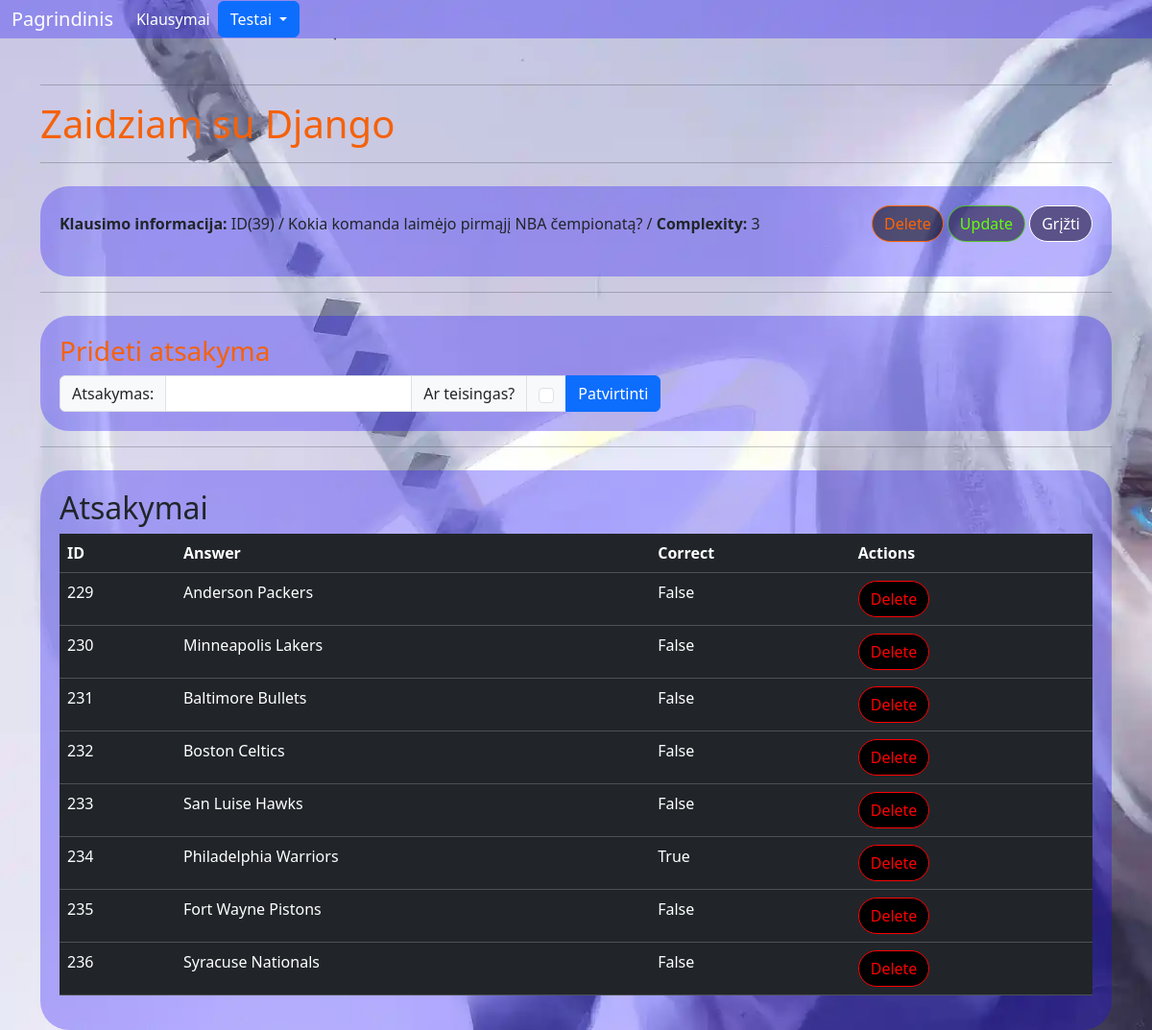
Page /examination/answers/39/ on the committed database.
### examination/models.py (models this page shows, shortened)
class BaseModel(models.Model):
    objects = models.Manager()
    class Meta:
        abstract = True

class TestQuestion(BaseModel):
    COMPLEXITY_LEVEL = [
        ('1', "Easy"),
        ('2', "Medium"),
        ('3', "Hard"),
    ]
    question = models.CharField(max_length=100)
    complexity = models.CharField(max_length=1, choices=COMPLEXITY_LEVEL)
    theme = models.ForeignKey(TestTheme, on_delete=models.CASCADE)

class TestAnswer(BaseModel):
    question = models.ForeignKey(TestQuestion, on_delete=models.CASCADE)
    answer = models.CharField(max_length=250)
    correct = models.BooleanField(default=False)

### examination/views.py (the view)
# urls.py: path('answers/<int:pk>/', views.add_answer, name='add_answer'),
def add_answer(request, pk):
    question = get_object_or_404(TestQuestion, pk=pk)
    answers = TestAnswer.objects.filter(question=question)
    if request.method == 'POST':
        form = TestAnswerForm(request.POST)
        if form.is_valid():
            answer = form.save(commit=False)
            answer.question = question
            answer.save()
            return redirect('examination:add_answer', pk=pk)
    else:
        form = TestAnswerForm()
    context = {
        'question': question,
        'answers': answers,
        'form': form
    }
    return render(request, 'examination/answers.html', context)

### examination/forms.py
class TestAnswerForm(forms.ModelForm):
    class Meta:
        model = TestAnswer
        fields = ['answer', 'correct']

### examination/templates/examination/answers.html (shortened to what this page needs)
{% extends 'home/base.html' %}
{% load static %}
{% block content %}
<div class="container mt-4" style="background-color: rgba(25, 5, 255, 0.3); padding: 20px; border-radius: 30px; margin-top: 20px;">
    <div class="d-flex justify-content-between align-items-center mb-3">
        <div>
            <strong>Klausimo informacija:</strong> ID({{ question.pk }}) / {{ question.question }} / <strong>Complexity:</strong> {{ question.complexity }}
        </div>
        <div>
            <a href="{% url 'examination:delete_question' question.id %}" class="btn btn-custom-delete-btn" onclick="return confirm('DELETE?');">Delete</a>
            <a href="{% url 'examination:update_question' question.id %}" class="btn btn-custom-update-btn">Update</a>
             <a href="{% url 'examination:show_questions' %}" class="btn btn-custom-atgal-btn">Grįžti</a>
        </div>
    </div>
</div>
<hr>
<div class="container mt-4" style="background-color: rgba(25, 5, 255, 0.3); padding: 20px; border-radius: 30px; margin-top: 20px;">
<h3>Prideti atsakyma</h3>
    <div class="input-group">
<form method="post" action="{% url 'examination:add_answer' pk=question.pk %}">
    <div class="input-group mb-xxl-3" >
        <span class="input-group-text">Atsakymas:</span>
        <input type="text" aria-label="answer" class="form-control" name="answer">
        <span class="input-group-text">Ar teisingas?</span>
        <div class="input-group-text">
            <input type="checkbox" aria-label="Correct answer" class="form-check-input" name="correct">
        </div>
        <button type="submit" class="btn btn-primary">Patvirtinti</button>
    </div>
</form>
</div>
</div>
<hr>
<div class="container mt-4" style="background-color: rgba(25, 5, 255, 0.3); padding: 20px; border-radius: 30px; margin-top: 20px;">
    <h2>Atsakymai</h2>
    <table class="table table-dark">
        <thead>
            <tr>
                <th scope="col">ID</th>
                <th scope="col">Answer</th>
                <th scope="col">Correct</th>
                <th scope="col">Actions</th>
            </tr>
        </thead>
        <tbody>
            {% for answer in answers %}
            <tr>
                <td>{{ answer.id }}</td>
                <td>{{ answer.answer }}</td>
                <td>{{ answer.correct }}</td>
                <td>
                    <a href="{% url 'examination:delete_answer' pk_question=question.pk pk_answer=answer.pk %}"
                       class="btn btn-custom-delete-btn-for-table"
                       onclick="return confirm('DELETE?');">Delete</a>
                </td>
            </tr>
            {% endfor %}
        </tbody>
    </table>
</div>
{% endblock %}

### rows in the picture
TestQuestion: pk "39", question "Kokia komanda laimėjo pirmąjį NBA čempionatą?", complexity "3"
TestAnswer: id "229", answer "Anderson Packers", correct "False"
TestAnswer: id "230", answer "Minneapolis Lakers", correct "False"
TestAnswer: id "231", answer "Baltimore Bullets", correct "False"
TestAnswer: id "232", answer "Boston Celtics", correct "False"
TestAnswer: id "233", answer "San Luise Hawks", correct "False"
TestAnswer: id "234", answer "Philadelphia Warriors", correct "True"
TestAnswer: id "235", answer "Fort Wayne Pistons", correct "False"
TestAnswer: id "236", answer "Syracuse Nationals", correct "False"
